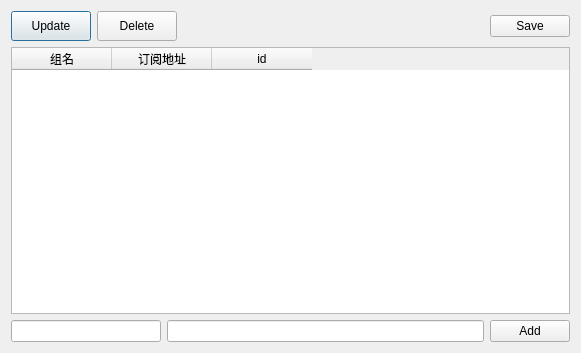
<?xml version="1.0" encoding="UTF-8"?>
<ui version="4.0">
 <class>subscribeeditor</class>
 <widget class="QDialog" name="subscribeeditor">
  <property name="geometry">
   <rect>
    <x>0</x>
    <y>0</y>
    <width>581</width>
    <height>353</height>
   </rect>
  </property>
  <property name="windowTitle">
   <string>Dialog</string>
  </property>
  <layout class="QGridLayout" name="gridLayout_2">
   <item row="0" column="0">
    <layout class="QGridLayout" name="gridLayout">
     <item row="0" column="0">
      <layout class="QHBoxLayout" name="horizontalLayout_2">
       <item>
        <layout class="QHBoxLayout" name="horizontalLayout">
         <item>
          <widget class="QPushButton" name="btnSubscribeUpdate">
           <property name="sizePolicy">
            <sizepolicy hsizetype="Minimum" vsizetype="Preferred">
             <horstretch>0</horstretch>
             <verstretch>0</verstretch>
            </sizepolicy>
           </property>
           <property name="text">
            <string>Update</string>
           </property>
          </widget>
         </item>
         <item>
          <widget class="QPushButton" name="btnSubscribeDel">
           <property name="sizePolicy">
            <sizepolicy hsizetype="Minimum" vsizetype="Preferred">
             <horstretch>0</horstretch>
             <verstretch>0</verstretch>
            </sizepolicy>
           </property>
           <property name="text">
            <string>Delete</string>
           </property>
          </widget>
         </item>
        </layout>
       </item>
       <item>
        <spacer name="horizontalSpacer">
         <property name="orientation">
          <enum>Qt::Horizontal</enum>
         </property>
         <property name="sizeHint" stdset="0">
          <size>
           <width>374</width>
           <height>30</height>
          </size>
         </property>
        </spacer>
       </item>
       <item>
        <widget class="QPushButton" name="btnSave">
         <property name="text">
          <string>Save</string>
         </property>
        </widget>
       </item>
      </layout>
     </item>
     <item row="1" column="0">
      <widget class="QTableWidget" name="tableSubscribeURL">
       <property name="maximumSize">
        <size>
         <width>581</width>
         <height>16777215</height>
        </size>
       </property>
       <column>
        <property name="text">
         <string>组名</string>
        </property>
       </column>
       <column>
        <property name="text">
         <string>订阅地址</string>
        </property>
       </column>
       <column>
        <property name="text">
         <string>id</string>
        </property>
       </column>
      </widget>
     </item>
     <item row="2" column="0">
      <layout class="QHBoxLayout" name="horizontalLayout_3">
       <item>
        <widget class="QLineEdit" name="leSubName">
         <property name="sizePolicy">
          <sizepolicy hsizetype="Minimum" vsizetype="Fixed">
           <horstretch>0</horstretch>
           <verstretch>0</verstretch>
          </sizepolicy>
         </property>
         <property name="minimumSize">
          <size>
           <width>150</width>
           <height>0</height>
          </size>
         </property>
        </widget>
       </item>
       <item>
        <widget class="QLineEdit" name="leSubscribeURL"/>
       </item>
       <item>
        <widget class="QPushButton" name="btnSubscribeURLAdd">
         <property name="sizePolicy">
          <sizepolicy hsizetype="Minimum" vsizetype="Preferred">
           <horstretch>0</horstretch>
           <verstretch>0</verstretch>
          </sizepolicy>
         </property>
         <property name="text">
          <string>Add</string>
         </property>
        </widget>
       </item>
      </layout>
     </item>
    </layout>
   </item>
  </layout>
 </widget>
 <resources/>
 <connections/>
</ui>
